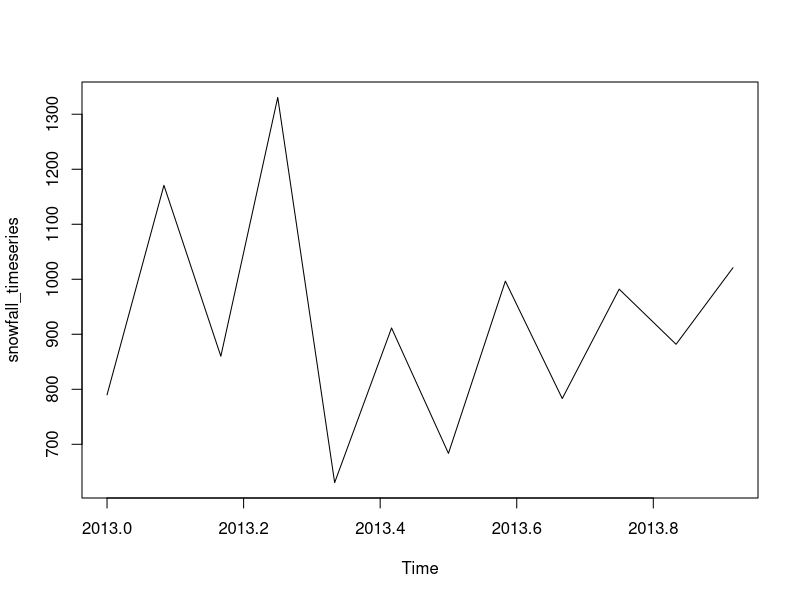

Write R code to recreate this figure.

# Getting the data points in form of a R vector.  
snowfall <- c(790,1170.8,860.1,1330.6,630.4,911.5,683.5,996.6,783.2,982,881.8,1021)  
# Convertting it into a time series object.  
snowfall_timeseries<- ts(snowfall,start = c(2013,1),frequency = 12)  
# Printing the timeseries data.  
print(snowfall_timeseries)  
# Giving a name to the chart file.  
png(file = "snowfall.png")  
# Plotting a graph of the time series.  
plot(snowfall_timeseries)  
# Saving the file.  
dev.off()  

